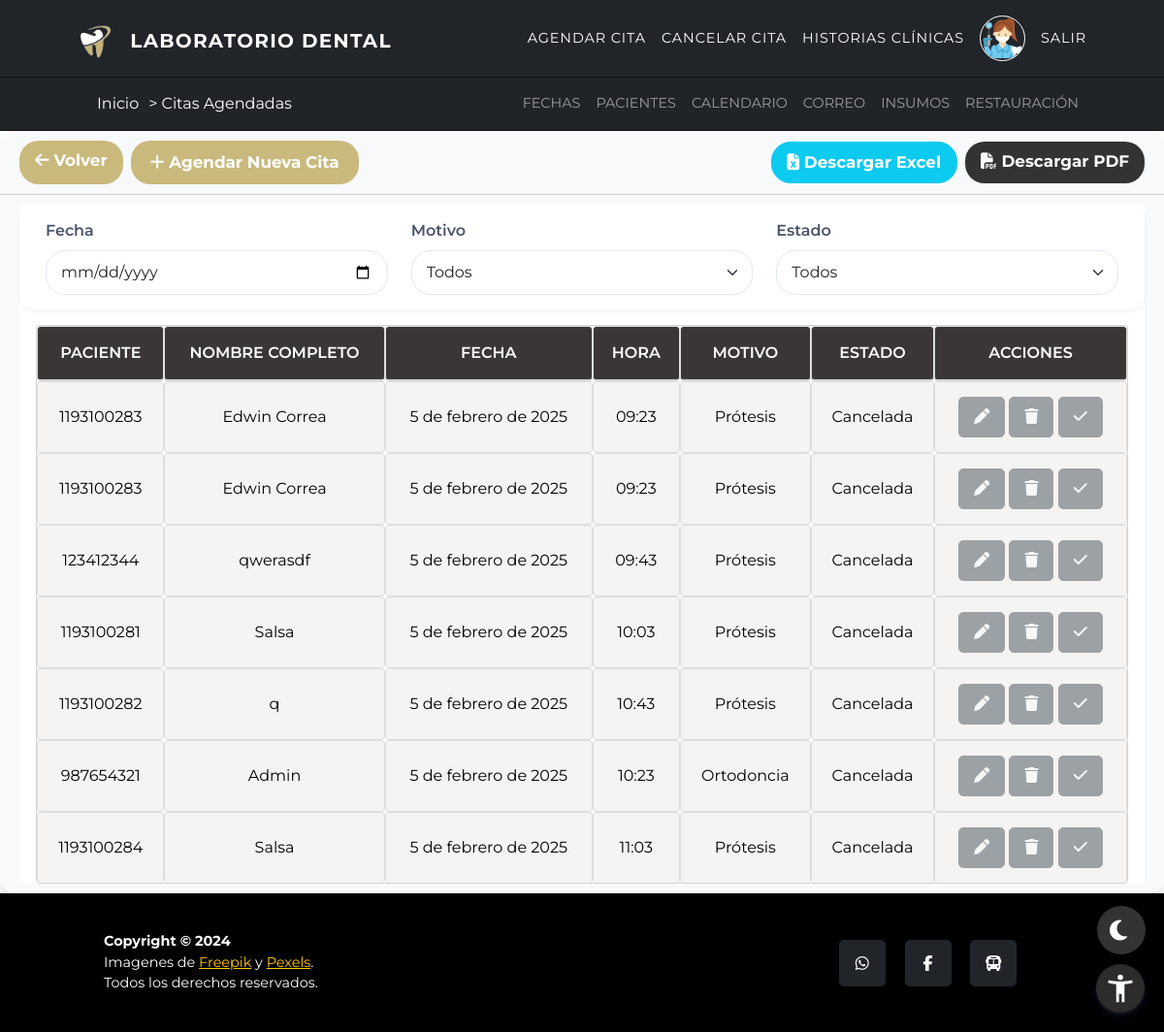
Page /list-citas/ (signed in) on the committed database.
### inicio/models.py (models this page shows, shortened)
class Cita(models.Model):
    ESTADO_CHOICES = (
        ('Programada', 'Programada'),
        ('Asistida', 'Asistida'),
        ('Cancelada', 'Cancelada'),
        ('Inasistida', 'No Asistió'),
    )
    MOTIVO_CHOICES = (
        ('protesis', 'Prótesis'),
        ('ortodoncia', 'Ortodoncia'),
    )
    paciente = models.ForeignKey(UserProfile, on_delete=models.CASCADE)
    fecha_hora = models.ForeignKey(Fecha, on_delete=models.CASCADE, related_name='citas')
    motivo = models.CharField(max_length=20, choices=MOTIVO_CHOICES, default='protesis')
    estado = models.CharField(max_length=20, choices=ESTADO_CHOICES, default='Programada')
    asistio = models.BooleanField(default=False)
    google_event_id = models.CharField(max_length=255, blank=True, null=True)  # Campo nuevo

class UserProfile(AbstractBaseUser, PermissionsMixin):
    TIPO_CHOICES = (
        (1, 'T.I'),
        (2, 'C.C'),
        (3, 'C.E'),
        (4, 'C.I'),
    )
    tipo = models.PositiveSmallIntegerField(choices=TIPO_CHOICES, default=2)
    documento = models.IntegerField(unique=True, validators=[validate_document_length])
    nombre = models.CharField(max_length=50)
    imagen = models.ImageField(upload_to='imagenes/', blank=True, null=True)
    direccion = models.CharField(max_length=100, null=True, blank=True)
    correo = models.EmailField(max_length=100, null=True, blank=True)
    ocupacion = models.CharField(max_length=50, null=True, blank=True)
    celular = models.CharField(max_length=15, null=True, blank=True)  # Changed to CharField
    acudiente = models.CharField(max_length=50, null=True, blank=True)  # Changed default to blank=True
    edad = models.PositiveSmallIntegerField(null=True, blank=True)
    is_active = models.BooleanField(default=True, null=True, blank=True)
    is_admin = models.BooleanField(default=False, null=True, blank=True)
    is_superuser = models.BooleanField(default=False, null=True, blank=True)
    is_staff = models.BooleanField(default=False)  # Añadido campo is_staff
    objects = UserProfileManager()
    USERNAME_FIELD = 'documento'
    REQUIRED_FIELDS = ['nombre', 'correo']

class Fecha(models.Model):
    fecha = models.DateField()
    hora = models.TimeField()
    fecha_hora = models.DateTimeField(editable=False)
    disponible = models.BooleanField(default=True)
    class Meta:
        unique_together = ('fecha', 'hora')

### citas/views.py (the view, shortened to what this page needs)
# urls.py: path('list-citas/', views.citas_agendadas, name="listcitas"),
@never_cache
@login_required(login_url='acceso_denegado')
def citas_agendadas(request):
    ahora = timezone.now()
    if request.user.is_superuser:
        citas = Cita.objects.all()
    else:
        citas = Cita.objects.filter(paciente=request.user)
    for cita in citas:
        fecha_hora_cita = datetime.combine(cita.fecha_hora.fecha, cita.fecha_hora.hora)
        fecha_hora_cita = timezone.make_aware(fecha_hora_cita)
        if fecha_hora_cita < ahora and cita.estado == 'Programada':
            cita.estado = 'Inasistida'
            cita.save()
    fecha = request.GET.get('fecha')
    motivo = request.GET.get('motivo')
    estado = request.GET.get('estado')
    if fecha:
        citas = citas.filter(fecha_hora__fecha=fecha)
    if motivo:
        citas = citas.filter(motivo=motivo)
    if estado:
        citas = citas.filter(estado=estado)
    return render(request, 'listcitas.html', {
        'citas': citas,
        'motivos': [motivo[0] for motivo in Cita.MOTIVO_CHOICES],
        'estados': [estado[0] for estado in Cita.ESTADO_CHOICES],
    })

### citas/templates/listcitas.html (shortened to what this page needs)
{% extends 'inicio.html' %}
{% load static %}
{% block titulo %}
<span data-tooltip="Lista de todas las citas programadas">Citas Agendadas</span>
{% endblock %}
{% block content %}
<div class="ContentTable">
    <div class="card">
        <div class="card-header">
            <div class="d-flex justify-content-between align-items-center flex-wrap">
                <div class="d-flex">
                    <a class="btn btn-primary btn-custom me-2" href="{% url 'dashboard' %}" role="button" data-tooltip="Regresar al tablero principal">
                        <i class="fas fa-arrow-left text-white"></i> <span> Volver </span>
                    </a>
                    <a class="btn btn-success btn-custom" href="{% url 'crearcitas' %}" role="button" data-tooltip="Crear una nueva cita">
                        <i class="fas fa-plus text-white"></i> <span> Agendar Nueva Cita </span>
                    </a>
                </div>
                <div class="d-flex">
                    <a class="btn btn-info btn-custom me-2" href="{% url 'reporte_excel' %}" role="button" data-tooltip="Descargar tabla en excel">
                        <i class="fas fa-file-excel text-white"></i> <span>Descargar Excel</span>
                    </a>
                    <a class="btn btn-danger btn-custom" href="{% url 'reporte_pdf' %}" role="button" data-tooltip="Descargar tabla en pdf">
                        <i class="fas fa-file-pdf text-white"></i> <span>Descargar PDF</span>
                    </a>
                </div>
            </div>
        </div>
        <div class="card-body">
            <div class="table-container">
                <form id="filtroForm" method="get" action="{% url 'listcitas' %}" class="mb-3">
                    <div class="row">
                        <div class="col-md-4">
                            <label for="fechaFiltro" class="form-label" data-tooltip="Filtrar citas por fecha">Fecha</label>
                            <input type="date" id="fechaFiltro" name="fecha" class="form-control" value="{{ request.GET.fecha }}" data-tooltip="Seleccione una fecha para filtrar" >
                        </div>
                        <div class="col-md-4">
                            <label for="motivoFiltro" class="form-label" data-tooltip="Filtrar citas por motivo">Motivo</label>
                            <select id="motivoFiltro" name="motivo" class="form-select" data-tooltip="Seleccione un motivo para filtrar">
                                <option value="">Todos</option>
                            </select>
                        </div>
                        <div class="col-md-4">
                            <label for="estadoFiltro" class="form-label" data-tooltip="Filtrar citas por estado">Estado</label>
                            <select id="estadoFiltro" name="estado" class="form-select" data-tooltip="Seleccione un estado para filtrar">
                                <option value="">Todos</option>
                            </select>
                        </div>
                    </div>
                </form>
                <div class="table-responsive">
                    <table id="elementosTable" class="table table-primary table-centered">
                        <thead>
                            <tr>
                                <th id="headerPaciente" data-sort="paciente" scope="col" data-tooltip="Ordenar por número de documento del paciente">Paciente</th>
                                <th id="headerNombres" data-sort="nombres" scope="col" data-tooltip="Ordenar por nombre completo del paciente">Nombre Completo</th>
                                <th id="headerFecha" data-sort="fecha_historia" scope="col" data-tooltip="Ordenar por fecha de la cita">Fecha</th>
                                <th id="headerHora" data-sort="hora" scope="col" data-tooltip="Ordenar por hora de la cita">Hora</th>
                                <th id="headerMotivo" data-sort="motivo" scope="col" data-tooltip="Ordenar por motivo de la cita">Motivo</th>
                                <th id="headerEstado" data-sort="estado" scope="col" data-tooltip="Ordenar por estado de la cita">Estado</th>
                                <th scope="col" data-tooltip="Acciones disponibles para cada cita">Acciones</th>
                            </tr>
                        </thead>
                        <tbody>
                            {% for cita in citas %}
                            <tr>
                                <td data-sort="paciente">{{ cita.paciente.documento }}</td>
                                <td data-sort="nombres">{{ cita.paciente.nombre }}</td>
                                <td data-sort="fecha_historia">{{ cita.fecha_hora.fecha }}</td>
                                <td data-sort="hora">{{ cita.fecha_hora.hora|time:"H:i" }}</td>
                                <td data-sort="motivo">{{ cita.get_motivo_display }}</td>
                                <td data-sort="estado">{{ cita.get_estado_display }}</td>
                                <td>
                                    <a {% if cita.get_estado_display == 'Programada' %}href="{% url 'editarcitas' cita.id %}" class="btn btn-warning" data-tooltip="Editar detalles de la cita"{% else %}class="btn btn-secondary disabled" data-tooltip="No se puede editar una cita no programada"{% endif %}>
                                        <i class="fas fa-pen sort-icon a"></i>
                                    </a>
                                    <button {% if cita.get_estado_display == 'Programada' %}class="btn btn-danger cancelar-cita-btn" data-tooltip="Cancelar esta cita"{% else %}class="btn btn-secondary disabled" data-tooltip="No se puede cancelar una cita no programada"{% endif %} data-cita-id="{{ cita.id }}">
                                        <i class="fas fa-trash sort-icon a"></i>
                                    </button>
                                    {% if user.is_superuser %}
                                    <button {% if cita.get_estado_display == 'Programada' %}class="btn btn-success confirmar-actualizacion-btn" data-tooltip="Marcar cita como completada"{% else %}class="btn btn-secondary disabled" data-tooltip="No se puede actualizar una cita no programada"{% endif %} data-cita-id="{{ cita.id }}">
                                        <i class="fas fa-check sort-icon a"></i>
                                    </button>
                                    {% endif %}
                                </td>
                            </tr>
                            {% endfor %}
                        </tbody>
                    </table>
                </div>
            </div>
        </div>
    </div>
</div>
{% endblock %}

### static/css/styles.css (style rules this page uses)
:root { --primary-font: "Montserrat", -apple-system, BlinkMacSystemFont, "Segoe UI", Roboto, "Helvetica Neue", Arial, sans-serif, "Apple Color Emoji", "Segoe UI Emoji", "Segoe UI Symbol", "Noto Color Emoji"; }
* { margin: 0; padding: 0; box-sizing: border-box; }
body { display: flex; flex-direction: column; font-family: var(--primary-font); }
.ContentTable { min-height: 85vh; flex: 1; }
input { width: 100%; color: #232323; font-size: clamp(0.85rem, 2.5vw, 1rem); border: none; outline: none; background: transparent; }

### static/css/tablas.css (style rules this page uses)
i.a { color: #f8f9fa; }
.btn-custom { white-space: nowrap; padding: 0.375rem 0.75rem; font-size: 0.9rem; width: auto; }
.table-centered { margin: 0 auto; text-align: center; }
.card { border-radius: 15px; box-shadow: 0 10px 30px rgba(0, 0, 0, 0.1); overflow: hidden; }
.btn-success { background-color: #008a07; border: none; }
.card-header .btn-success { background-color: #cab97d; border: none; padding: 10px 20px; font-weight: bold; transition: all 0.3s ease; }
.btn-primary { background-color: #cab97d; border: none; padding: 10px 20px; font-weight: bold; transition: all 0.3s ease; }
.card-body { flex: 1; padding: 30px; border-color: #000000; overflow-x: auto; }
.table-responsive { border-radius: 10px; overflow: hidden; overflow-x: visible; }
.table { margin-bottom: 0; }
.table thead th { background-color: rgb(58, 54, 54); color: rgb(255, 255, 255); font-weight: 600; text-transform: uppercase; border: #000000; }
.table tbody tr:nth-child(even) { background-color: #f8f9fa; }
.table td { padding: 15px; vertical-align: middle; border-color: #000000; border-top: #000000; border-left: #000000; border-right: #000000; background-color: #f5f4f2; color: #000000; }
.btn { padding: 8px 15px; border-radius: 5px; font-weight: bold; transition: all 0.3s ease; }
.btn-danger { background-color: #333; border: none; }
.btn-custom { text-transform: capitalize; font-size: 1.05rem; }
.card { display: flex; flex-direction: column; border: none; border-radius: 15px; box-shadow: 0 4px 6px rgba(0, 0, 0, 0.1); transition: all 0.3s ease; }
.card-header, .card-body { background-color: #f8f9fa; padding: 10px 20px; }
.card-header { border-radius: 15px 15px 0 0; }
.btn-custom { border-radius: 20px; padding: 8px 16px; transition: all 0.3s ease; }
.table-container { background-color: white; border-radius: 4px; }
#elementosTable { border-collapse: separate; border-spacing: 0; width: 97%; border: 0.5px solid #d3d3d3; border-radius: 4px; }
#elementosTable thead th { color: white; font-weight: 600; border-bottom: 2px solid #d3d3d3; }
#elementosTable tbody tr { background-color: white; transition: all 0.3s ease; }
#elementosTable th, #elementosTable td { text-align: center; padding: 15px; vertical-align: middle; border: 1px solid #ddd; border-radius: 4px; }
#elementosTable tbody tr:last-child td { border-bottom: none; }
.form-control, .form-select { border-radius: 20px; border: 1px solid #e2e8f0; padding: 10px 15px; }
.form-label { font-weight: 600; color: #4a5568; }
#filtroForm { background-color: rgb(255, 255, 255); border-radius: 15px; box-shadow: 0 2px 4px rgba(0, 0, 0, 0.05); }

### rows in the picture
Cita: paciente.documento "1193100283", paciente.nombre "Edwin Correa", fecha_hora.fecha "5 de febrero de 2025", fecha_hora.hora "09:23", motivo "Prótesis", estado "Cancelada"
Cita: paciente.documento "1193100283", paciente.nombre "Edwin Correa", fecha_hora.fecha "5 de febrero de 2025", fecha_hora.hora "09:23", motivo "Prótesis", estado "Cancelada"
Cita: paciente.documento "123412344", paciente.nombre "qwerasdf", fecha_hora.fecha "5 de febrero de 2025", fecha_hora.hora "09:43", motivo "Prótesis", estado "Cancelada"
Cita: paciente.documento "1193100281", paciente.nombre "Salsa", fecha_hora.fecha "5 de febrero de 2025", fecha_hora.hora "10:03", motivo "Prótesis", estado "Cancelada"
Cita: paciente.documento "1193100282", paciente.nombre "q", fecha_hora.fecha "5 de febrero de 2025", fecha_hora.hora "10:43", motivo "Prótesis", estado "Cancelada"
Cita: paciente.documento "987654321", paciente.nombre "Admin", fecha_hora.fecha "5 de febrero de 2025", fecha_hora.hora "10:23", motivo "Ortodoncia", estado "Cancelada"
Cita: paciente.documento "1193100284", paciente.nombre "Salsa", fecha_hora.fecha "5 de febrero de 2025", fecha_hora.hora "11:03", motivo "Prótesis", estado "Cancelada"
